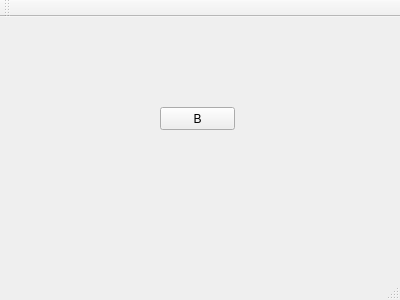
<?xml version="1.0" encoding="UTF-8"?>
<ui version="4.0">
 <class>MainWindow</class>
 <widget class="QMainWindow" name="MainWindow">
  <property name="geometry">
   <rect>
    <x>0</x>
    <y>0</y>
    <width>400</width>
    <height>300</height>
   </rect>
  </property>
  <property name="windowTitle">
   <string>MainWindow</string>
  </property>
  <widget class="QWidget" name="centralWidget">
   <widget class="QPushButton" name="pushButton">
    <property name="geometry">
     <rect>
      <x>160</x>
      <y>90</y>
      <width>75</width>
      <height>23</height>
     </rect>
    </property>
    <property name="text">
     <string>B</string>
    </property>
   </widget>
  </widget>
  <widget class="QMenuBar" name="menuBar">
   <property name="geometry">
    <rect>
     <x>0</x>
     <y>0</y>
     <width>400</width>
     <height>21</height>
    </rect>
   </property>
  </widget>
  <widget class="QToolBar" name="mainToolBar">
   <attribute name="toolBarArea">
    <enum>TopToolBarArea</enum>
   </attribute>
   <attribute name="toolBarBreak">
    <bool>false</bool>
   </attribute>
  </widget>
  <widget class="QStatusBar" name="statusBar"/>
 </widget>
 <layoutdefault spacing="6" margin="11"/>
 <resources/>
 <connections/>
</ui>
